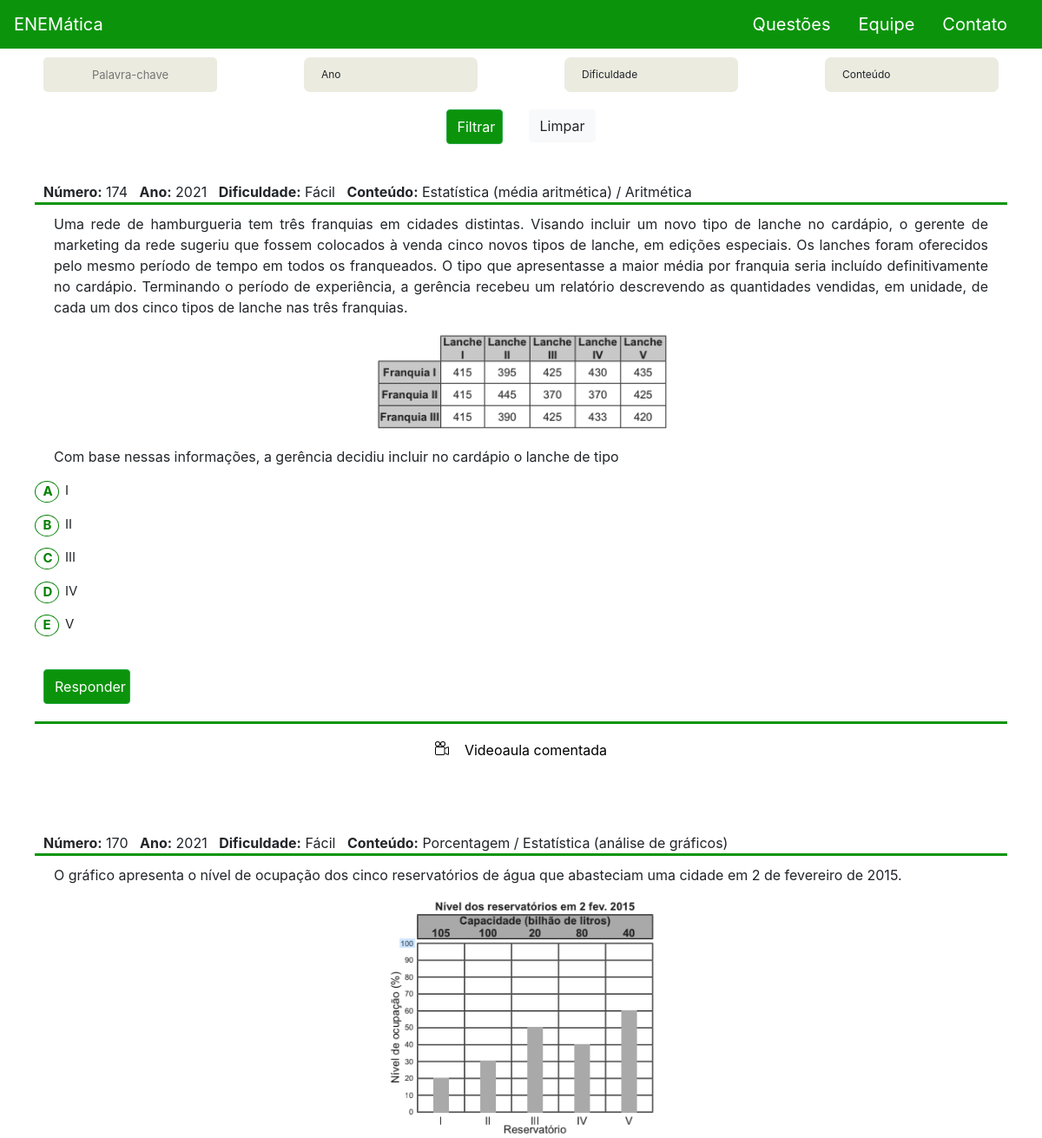
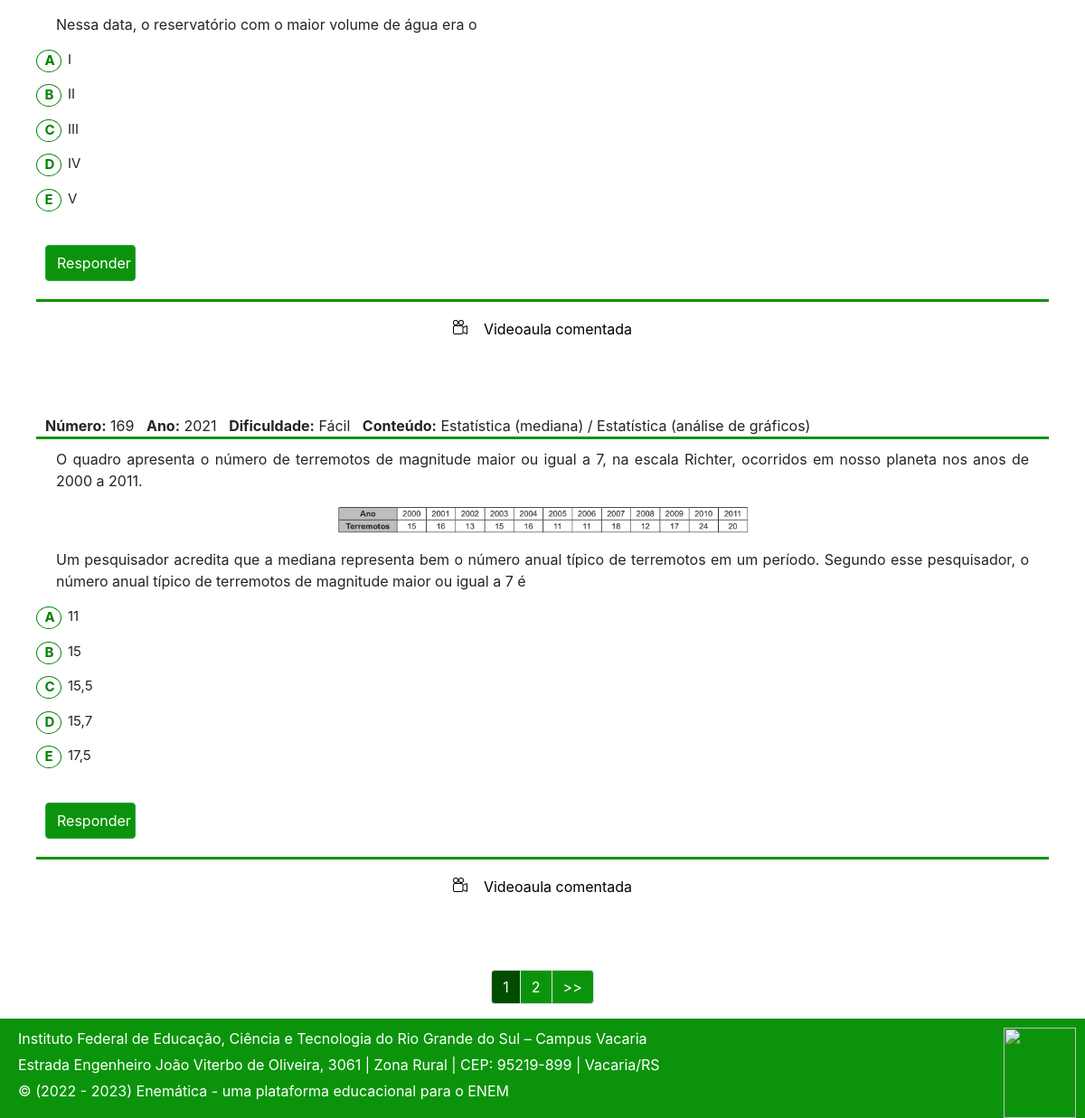
/questao/, run on the app's committed database (2 pictures, top to bottom).
### app/models/questoe.py (models this page shows, shortened)
class Questoe(BaseModel):
    numero = models.IntegerField()
    ESCOLHAS_ANO = (
        ('2018', '2018'), ('2019', '2019'), ('2020', '2020'), ('2021', '2021'),
    )
    ano = models.CharField(max_length=4, choices=ESCOLHAS_ANO)
    conteudo = models.CharField(max_length=200)
    ESCOLHAS_DIFICULDADE = (
        ('Fácil', 'Fácil'), ('Médio', 'Médio'), ('Difícil', 'Difícil'),
    )
    ESCOLHAS_RESPOSTA = (
        ('a', 'a'), ('b', 'b'), ('c', 'c'), ('d', 'd'), ('e', 'e'),
    )
    dificuldade = models.CharField(max_length=8, choices=ESCOLHAS_DIFICULDADE)
    resposta_certa = models.CharField(max_length=1, choices=ESCOLHAS_RESPOSTA, default='')
    link = models.CharField(max_length=1000, verbose_name ='Link para o vídeo do youtube, apagar a parte watch?v=, adicionar /embed/o que vem depois do watch?v=, exemplo: https://www.youtube.com/embed/FyOsoRALEG0')
    enunciado1 = models.CharField(max_length=4000, default="", verbose_name='Copiar e colar o que tiver escrito no enunciado aqui, este campo é para filtro.')
    enunciado = RichTextUploadingField(verbose_name='Enunciado: Cuidado com o tamanho da imagem, se for colocar')
    alternativa_a = RichTextUploadingField(verbose_name='Alternativa A: Cuidado com o tamanho da imagem, se for colocar')
    alternativa_b = RichTextUploadingField(verbose_name='Alternativa B: Cuidado com o tamanho da imagem, se for colocar')
    alternativa_c = RichTextUploadingField(verbose_name='Alternativa C: Cuidado com o tamanho da imagem, se for colocar')
    alternativa_d = RichTextUploadingField(verbose_name='Alternativa D: Cuidado com o tamanho da imagem, se for colocar')
    alternativa_e = RichTextUploadingField(verbose_name='Alternativa E: Cuidado com o tamanho da imagem, se for colocar')

### app/views.py (the view)
# urls.py: path('questao/', QuestoesList.as_view(), name='questoes-list'),
class QuestoesList(ListView):
    model = Questoe
    template_name = 'facil.html'
    paginate_by = 3
    def get_queryset(self):
        text_enunciado = self.request.GET.get('enunciado')
        text_conteudo = self.request.GET.get('conteudo')
        text_anos = self.request.GET.get('anos')
        text_dificuldade = self.request.GET.get('dificuldade')
        if text_conteudo == None or text_conteudo == 'undefined':
            text_conteudo = ''
        if text_dificuldade == None or text_dificuldade == 'undefined':
            text_dificuldade = ''
        if text_anos == None or text_anos == 'undefined':
            text_anos = ''
        if text_enunciado == None or text_enunciado == 'undefined':
            text_enunciado = ''
        if text_conteudo or text_enunciado or text_dificuldade or text_anos:
            questoes = Questoe.objects.filter(enunciado1__icontains=text_enunciado, conteudo__icontains=text_conteudo, ano__icontains=text_anos, dificuldade__icontains=text_dificuldade)
        else:
            questoes = Questoe.objects.all()
        return questoes

### templates/facil.html (shortened to what this page needs)
{% extends 'base.html' %}
{% block content %}
{% load static %}
<head>
    <link rel="stylesheet" href="{% static 'css/facil.css' %}">
    <link rel="stylesheet" href="https://unicons.iconscout.com/release/v4.0.0/css/line.css">
</head>
    <form action="?" method="GET" id="forms">
        <div class="row palavra-chave">
            <input type="text" name='enunciado' value="{{request.GET.enunciado}}" placeholder="Palavra-chave" autocomplete="off" id='palavra-chave'>
        </div>
        <div class="wrapper row" id="wrapper1" onclick="formatOverlap1()">
            <div class="select-btn" id="select-btn1">
                <span>Ano</span>
            </div>
        </div>
        <div class="wrapper row" id="wrapper2" onclick="formatOverlap2()">
            <div class="select-btn" id="select-btn2">
                <span>Dificuldade</span>
            </div>
        </div>
        <div class="wrapper row" id="wrapper3" onclick="formatOverlap3()">
            <div class="select-btn" id="select-btn3">
                <span>Conteúdo</span>
            </div>
        </div>
        <div id="botoes">
            <input type="submit" class="btn btn-success submit" id="filtrar" value="Filtrar">
            <a href="{% url 'app:questoes-list' %}"><input type="button" class="btn btn-light" value="Limpar"></a>
        </div>
    </form>
<div class="question">
{% for questoe in object_list %}
        <div class="headerquestion">
            <span><b>Número:</b> {{questoe.numero}}&nbsp&nbsp</span>
            <span><b>Ano:</b> {{questoe.ano}}&nbsp&nbsp</span>
            <span><b>Dificuldade:</b> {{questoe.dificuldade}}&nbsp&nbsp</span>
            <span><b>Conteúdo:</b> {{questoe.conteudo}}&nbsp&nbsp</span>
        </div>
        <div class="bodyquestion">
            <span>{{questoe.enunciado | safe}}</span>
        </div>
        <div class="answerquestion">
            <form action="{% url 'app:questoes-list' %}" method="GET" target="hiddenFrame">
               {% with separador=forloop.counter %}
                    {% if separador == 1 %}
                        <label class="container">{{questoe.alternativa_a | safe}}
                          <span class="checkmark">&nbsp&nbsp<b>A</b></span>
                        </label>
                        <label class="container">{{questoe.alternativa_b | safe}}
                          <span class="checkmark">&nbsp&nbsp<b>B</b></span>
                        </label>
                        <label class="container">{{questoe.alternativa_c | safe}}
                          <span class="checkmark">&nbsp&nbsp<b>C</b></span>
                        </label>
                        <label class="container">{{questoe.alternativa_d | safe}}
                          <span class="checkmark">&nbsp&nbsp<b>D</b></span>
                        </label>
                        <label class="container">{{questoe.alternativa_e | safe}}
                          <span class="checkmark">&nbsp&nbsp<b>E</b></span>
                        </label><br>
                        <div class="container2">
                            <input type="submit" class="btn btn-success submit responder" id="responder" value="Responder" name="responder1" onclick="ResponderOne()"><br><br>
                        </div>
                       <div class="opcoes-questao">
                            <button class="videoaula" onclick="mostrarVideo1()" id="botao1">
                            <span class="texto-opcoes-questao">Videoaula comentada</span></button>
                        </div><br>
                        <center><iframe src="{{questoe.link}}" width="620px" height="500px" frameborder="0" allow="fullscreen" id="video1" hidden="hidden" class="videos"></iframe></center><br><br>
                    {% elif separador == 2 %}
                       <label class="container">{{questoe.alternativa_a | safe}}
                          <span class="checkmark">&nbsp&nbsp<b>A</b></span>
                        </label>
                        <label class="container">{{questoe.alternativa_b | safe}}
                          <span class="checkmark">&nbsp&nbsp<b>B</b></span>
                        </label>
                        <label class="container">{{questoe.alternativa_c | safe}}
                          <span class="checkmark">&nbsp&nbsp<b>C</b></span>
                        </label>
                        <label class="container">{{questoe.alternativa_d | safe}}
                          <span class="checkmark">&nbsp&nbsp<b>D</b></span>
                        </label>
                        <label class="container">{{questoe.alternativa_e | safe}}
                          <span class="checkmark">&nbsp&nbsp<b>E</b></span>
                        </label><br>
                        <div class="container2">
                            <input type="submit" class="btn btn-success submit responder" id="responder2" value="Responder" name="responder2" onclick="ResponderTwo()"><br><br>
                        </div>
                        <div class="opcoes-questao">
                            <button class="videoaula" onclick="mostrarVideo2()" id="botao2">
                            <span class="texto-opcoes-questao">Videoaula comentada</span></button>
                        </div><br>
                        <center><iframe src="{{questoe.link}}" width="620px" height="500px" frameborder="0" allow="fullscreen" id="video2" hidden="hidden" class="videos"></iframe></center><br><br>
                    {% elif separador == 3 %}
                       <label class="container">{{questoe.alternativa_a | safe}}
                          <span class="checkmark">&nbsp&nbsp<b>A</b></span>
                        </label>
                        <label class="container">{{questoe.alternativa_b | safe}}
                          <span class="checkmark">&nbsp&nbsp<b>B</b></span>
                        </label>
                        <label class="container">{{questoe.alternativa_c | safe}}
                          <span class="checkmark">&nbsp&nbsp<b>C</b></span>
                        </label>
                        <label class="container">{{questoe.alternativa_d | safe}}
                          <span class="checkmark">&nbsp&nbsp<b>D</b></span>
                        </label>
                        <label class="container">{{questoe.alternativa_e | safe}}
                          <span class="checkmark">&nbsp&nbsp<b>E</b></span>
                        </label><br>
                        <div class="container2">
                            <input type="submit" class="btn btn-success submit responder" id="responder3" value="Responder" name="responder3" onclick="ResponderThree()"><br><br>
                        </div>
                        <div class="opcoes-questao">
                            <button class="videoaula" id="botao3" onclick="mostrarVideo3()">
                            <span class="texto-opcoes-questao">Videoaula comentada</span></button>
                        </div><br>
                        <center><iframe src="{{questoe.link}}" width="620px" height="500px" frameborder="0" allow="fullscreen" id="video3" hidden="hidden" class="videos"></iframe></center><br><br>
                    {% endif %}
                {% endwith %}
            </form>
{% endfor %}
</div>
<nav aria-label="Page navigation example" id="navfacil">
    <ul class="pagination">
        {% if request.GET.enunciado or request.GET.conteudo or request.GET.anos or request.GET.dificuldade %}
            {% if page_obj.has_previous %}
                <li class="page-item"><a class="page-link listafacil" href="/questao/?page=1&enunciado={{request.GET.enunciado}}&anos={{request.GET.anos}}&dificuldade={{request.GET.dificuldade}}&conteudo={{request.GET.conteudo}}"><<</a></li>
                <li class="page-item"><a class="page-link listafacil" href="/questao/?page={{page_obj.previous_page_number}}&enunciado={{request.GET.enunciado}}&anos={{request.GET.anos}}&dificuldade={{request.GET.dificuldade}}&conteudo={{request.GET.conteudo}}">{{page_obj.previous_page_number}}</a></li>
            {% endif %}
                 <li class="page-item"><a class="page-link listafacil" id="selecionado">{{page_obj.number}}</a><li>
            {% if page_obj.has_next %}
                <li class="page-item"><a class="page-link listafacil" href="/questao/?page={{page_obj.next_page_number}}&enunciado={{request.GET.enunciado}}&anos={{request.GET.anos}}&dificuldade={{request.GET.dificuldade}}&conteudo={{request.GET.conteudo}}">{{ page_obj.next_page_number }}</a></li>
                <li class="page-item"><a class="page-link listafacil" href="/questao/?page={{page_obj.paginator.num_pages}}&enunciado={{request.GET.enunciado}}&anos={{request.GET.anos}}&dificuldade={{request.GET.dificuldade}}&conteudo={{request.GET.conteudo}}">>></a></li>
            {% endif %}
        {% else %}
                 <li class="page-item"><a class="page-link listafacil" id="selecionado">{{page_obj.number}}</a><li>
            {% if page_obj.has_next %}
                <li class="page-item"><a class="page-link listafacil" href="?page={{page_obj.next_page_number}}">{{ page_obj.next_page_number }}</a></li>
                <li class="page-item"><a class="page-link listafacil" href="?page={{page_obj.paginator.num_pages}}">>></a></li>
            {% endif %}
        {% endif %}
    </ul>
</nav>
{% endblock %}

### static/css/base.css (style rules this page uses)
body { display: flex; margin: 0; padding: 0; flex-direction: column; height: 100%; }

### static/css/facil.css (style rules this page uses)
#selecionado { color: white!important; background-color: rgb(0, 77, 0)!important; }
#filtrar { width: 65px; height: 40px; }
.submit { background-color: rgb(11, 148, 11)!important; }
#navfacil { display: flex!important; justify-content: center!important; }
.listafacil { background-color: rgb(11, 148, 11)!important; color: white!important; }
#palavra-chave { width: 200px; height: 40px; background: rgb(235, 235, 224); border: none; border-radius: 5px; text-align: center; font-size: 13px; }
.container2 { display: flex; margin-bottom: 12px; column-gap: 20px; }
.question { margin: 40px 40px 0px 40px; }
.bodyquestion { padding: 0px 12px 0px 12px; margin-top: 10px; margin-left: 10px; margin-right: 10px; }
.headerquestion { padding: 3px 10px 0px 10px; border-bottom: solid rgb(11, 148, 11); }
.container { display: block; position: relative; padding-left: 35px; margin-bottom: 12px; cursor: pointer; font-size: 15px; -webkit-user-select: none; -moz-user-select: none; -ms-user-select: none; user-select: none; }
.checkmark { position: absolute; top: 0; left: 0; height: 25px; width: 28px; background-color: white; border-radius: 50%; border: solid 1px black; color: green; border-color: green; }
.checkmark:after { content: ""; position: absolute; display: none; }
.container .checkmark:after { top: 9px; left: 9px; width: 8px; height: 8px; border-radius: 50%; background: white; color: white; }
.responder { margin-left: 10px; width: 100px; height: 40px; background-color: rgb(11, 148, 11)!important; }
.opcoes-questao { display: flex; border-top: solid rgb(11, 148, 11); justify-content: center; }
.videoaula { background-color: white; margin-top: 10px; height: 40px; border: none!important; }
.select-btn, .options li { display: flex; cursor: pointer; align-items: center; }
.select-btn { height: 40px; font-size: 12px; display: flex; width: 200px; text-align: center; padding: 0 20px; border-radius: 7px; align-items: center; background: rgb(235, 235, 224)!important; justify-content: space-between; z-index: 999; }
#forms { margin-top: 20px; display: flex; margin: 10px auto; justify-content: space-around; flex-wrap: wrap; row-gap: 20px; }
.row { width: min-content; }
#botoes { flex-basis: 100%; display: flex; justify-content: center; column-gap: 30px; }

### data on the page
Questoe: numero "174", ano "2021", dificuldade "Fácil", conteudo "Estatística (média aritmética) / Aritmética", enunciado "Uma rede de hamburgueria tem três franquias em cidades distintas. Visando incluir um novo tipo de lanche no cardápio, o gerente de marketing da rede sugeriu que fossem colocados à venda cinco novos tipos de lanche, em edições especiais. Os lanches foram oferecidos pelo mesmo período de tempo em todos os franqueados. O tipo que apresentasse a maior média por franquia seria incluído definitivamente no cardápio. Terminando o período de experiência, a gerência recebeu um relatório descrevendo as quantidades vendidas, em unidade, de cada um dos cinco tipos de lanche nas três franquias. Com base nessas informações, a gerência decidiu incluir no cardápio o lanche de tipo", enunciado (picture), alternativa_a "I", alternativa_b "II", alternativa_c "III", alternativa_d "IV", alternativa_e "V"
Questoe: numero "170", ano "2021", dificuldade "Fácil", conteudo "Porcentagem / Estatística (análise de gráficos)", enunciado "O gráfico apresenta o nível de ocupação dos cinco reservatórios de água que abasteciam uma cidade em 2 de fevereiro de 2015. Nessa data, o reservatório com o maior volume de água era o", enunciado (picture), alternativa_a "I", alternativa_b "II", alternativa_c "III", alternativa_d "IV", alternativa_e "V"
Questoe: numero "169", ano "2021", dificuldade "Fácil", conteudo "Estatística (mediana) / Estatística (análise de gráficos)", enunciado "O quadro apresenta o número de terremotos de magnitude maior ou igual a 7, na escala Richter, ocorridos em nosso planeta nos anos de 2000 a 2011. Um pesquisador acredita que a mediana representa bem o número anual típico de terremotos em um período. Segundo esse pesquisador, o número anual típico de terremotos de magnitude maior ou igual a 7 é", enunciado (picture), alternativa_a "11", alternativa_b "15", alternativa_c "15,5", alternativa_d "15,7", alternativa_e "17,5"

### other printed values
{{ page_obj.number }} "1"
{{ page_obj.next_page_number }} "2"
